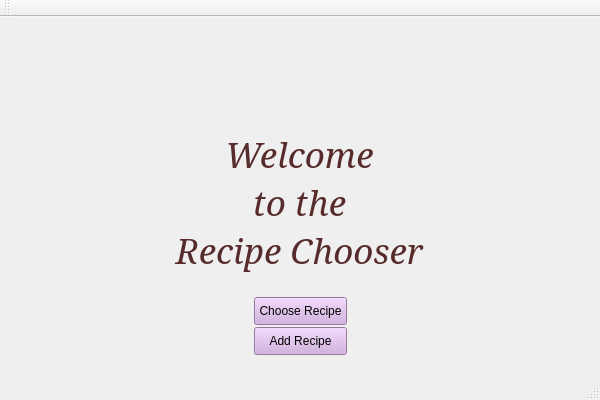
<?xml version="1.0" encoding="UTF-8"?>
<ui version="4.0">
 <class>RecipeGUIClass</class>
 <widget class="QMainWindow" name="RecipeGUIClass">
  <property name="geometry">
   <rect>
    <x>0</x>
    <y>0</y>
    <width>600</width>
    <height>400</height>
   </rect>
  </property>
  <property name="windowTitle">
   <string>RecipeGUI</string>
  </property>
  <widget class="QWidget" name="centralWidget">
   <widget class="QPushButton" name="addbtn">
    <property name="geometry">
     <rect>
      <x>254</x>
      <y>310</y>
      <width>93</width>
      <height>28</height>
     </rect>
    </property>
    <property name="styleSheet">
     <string notr="true">QPushButton {
	background-color: #CFA7DE;
}</string>
    </property>
    <property name="text">
     <string>Add Recipe</string>
    </property>
   </widget>
   <widget class="QPushButton" name="chsbtn">
    <property name="geometry">
     <rect>
      <x>254</x>
      <y>280</y>
      <width>93</width>
      <height>28</height>
     </rect>
    </property>
    <property name="styleSheet">
     <string notr="true">QPushButton {
	background-color: #CFA7DE;
}</string>
    </property>
    <property name="text">
     <string>Choose Recipe</string>
    </property>
   </widget>
   <widget class="QLabel" name="label">
    <property name="geometry">
     <rect>
      <x>124</x>
      <y>90</y>
      <width>351</width>
      <height>191</height>
     </rect>
    </property>
    <property name="font">
     <font>
      <family>Elephant</family>
      <pointsize>26</pointsize>
      <italic>true</italic>
     </font>
    </property>
    <property name="styleSheet">
     <string notr="true">QLabel {
	color: #572B2B;
}</string>
    </property>
    <property name="text">
     <string>Welcome 
to the 
Recipe Chooser</string>
    </property>
    <property name="alignment">
     <set>Qt::AlignCenter</set>
    </property>
   </widget>
  </widget>
  <widget class="QMenuBar" name="menuBar">
   <property name="geometry">
    <rect>
     <x>0</x>
     <y>0</y>
     <width>600</width>
     <height>26</height>
    </rect>
   </property>
  </widget>
  <widget class="QToolBar" name="mainToolBar">
   <attribute name="toolBarArea">
    <enum>TopToolBarArea</enum>
   </attribute>
   <attribute name="toolBarBreak">
    <bool>false</bool>
   </attribute>
  </widget>
  <widget class="QStatusBar" name="statusBar"/>
 </widget>
 <layoutdefault spacing="6" margin="11"/>
 <resources>
  <include location="RecipeGUI.qrc"/>
 </resources>
 <connections/>
</ui>
